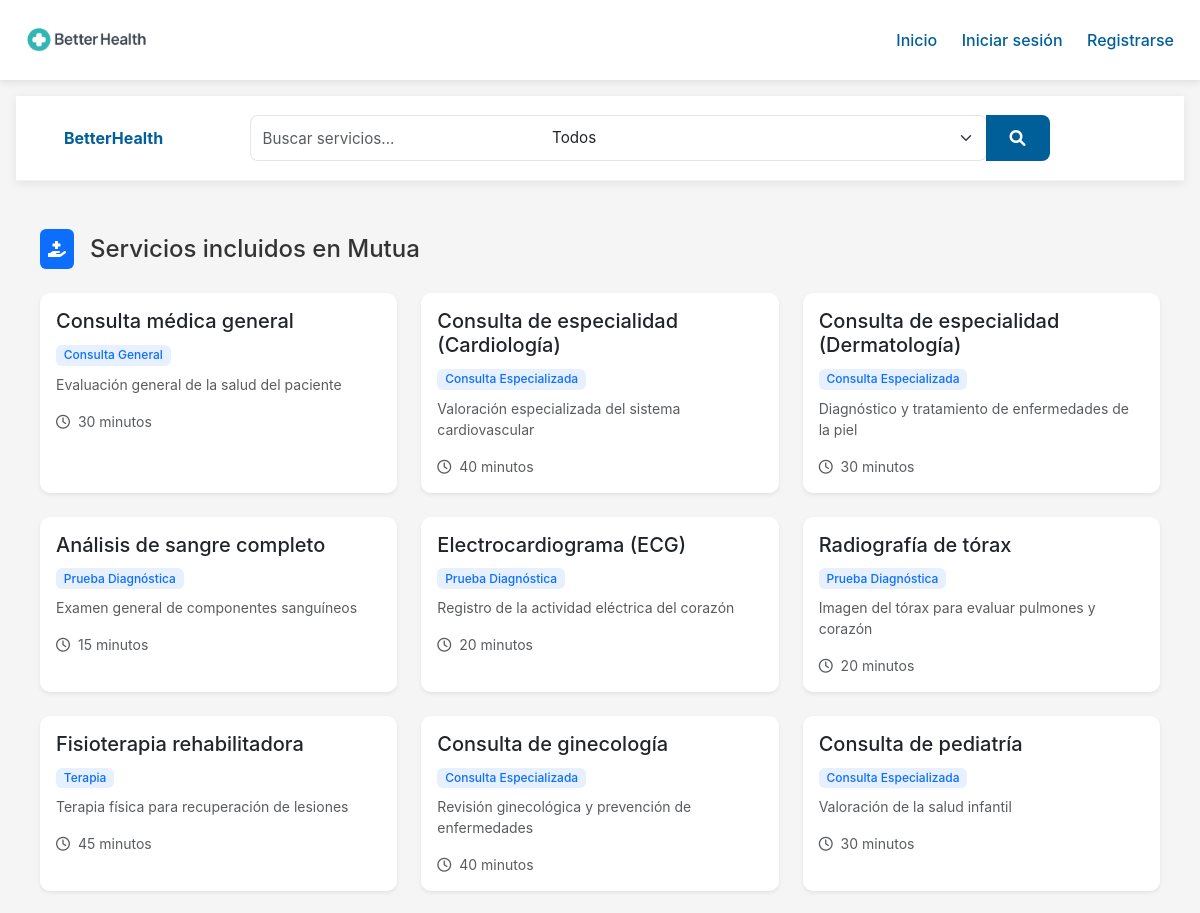
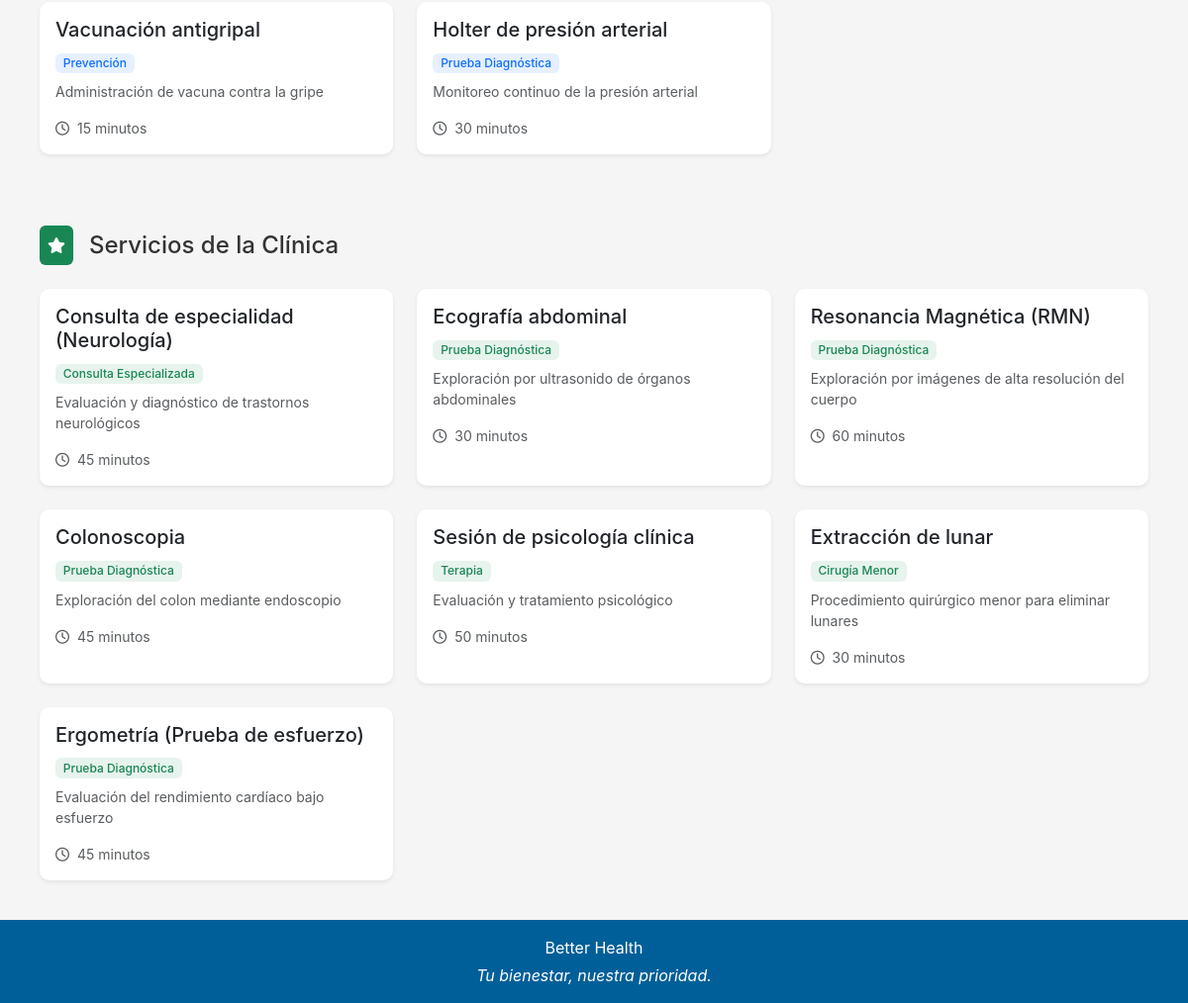
The page /all_services/ on the database its author committed (2 pictures, top to bottom).
### betterhealth/models.py (models this page shows, shortened)
class Service(models.Model):
    name = models.CharField(max_length=255, unique=True)
    description = models.TextField()
    service_type = models.CharField(max_length=100)
    price = models.DecimalField(max_digits=6, decimal_places=2)
    included_in_mutual = models.BooleanField()
    duration_minutes = models.IntegerField()
    requires_mutual_authorization = models.BooleanField()

### betterhealth/views.py (the view, shortened to what this page needs)
# urls.py: path('all_services/', views.all_services, name='all_services'),
def all_services(request):
    search_query = request.GET.get('servicio', '')
    service_type = request.GET.get('tipo_servicio', '')
    servicios_mutual = Service.objects.filter(included_in_mutual=True)
    servicios_clinic = Service.objects.filter(included_in_mutual=False)
    if service_type == 'mutual':
        servicios_clinic = Service.objects.none()
    elif service_type == 'private':
        servicios_mutual = Service.objects.none()
    return render(request, "patient/all_services.html", {
        "services_mutual": servicios_mutual,
        "services_clinic": servicios_clinic,
        "search_query": search_query,
        "selected_type": service_type,
    })

### betterhealth/templates/patient/all_services.html (shortened to what this page needs)
{% extends 'patient/base.html' %}
{% load static %}
{% block content %}
<nav class="services-navbar">
    <div class="container-fluid px-4">
        <div class="d-flex justify-content-between align-items-center">
            <a class="navbar-brand" href="#">
                <span class="fw-bold" style="color: var(--primary);">BetterHealth</span>
            </a>
            <form method="get" class="services-search-form flex-grow-1 mx-4">
                <div class="input-group mx-auto" style="max-width: 800px;">
                    <input type="text"
                           name="servicio"
                           class="form-control"
                           placeholder="Buscar servicios..."
                           value="{{ search_query }}"
                           aria-label="Buscar servicios">
                    <select name="tipo_servicio" class="form-select">
                        <option value="">Todos</option>
                    </select>
                    <button class="btn btn-search" type="submit">
                        <i class="fas fa-search"></i>
                    </button>
                </div>
            </form>
        </div>
    </div>
</nav>
<div class="container py-4">
    <section id="mutual" class="mb-5 pt-4">
        <div class="d-flex align-items-center mb-4">
            <div class="bg-primary p-2 rounded me-3">
                <i class="fas fa-hand-holding-medical text-white"></i>
            </div>
            <h2 class="h4 mb-0">Servicios incluidos en Mutua</h2>
        </div>
        {% if services_mutual %}
        <div class="row row-cols-1 row-cols-md-2 row-cols-lg-3 g-4">
            {% for servicio in services_mutual %}
            <div class="col">
                <div class="card h-100 border-0 shadow-sm">
                    <div class="card-body">
                        <h3 class="h5 card-title">{{ servicio.name }}</h3>
                        <span class="badge bg-primary bg-opacity-10 text-primary mb-2">
                            {{ servicio.service_type }}
                        </span>
                        <p class="card-text text-muted small">
                            {{ servicio.description|default:"Descripción no disponible" }}
                        </p>
                        <div class="small text-muted">
                            <i class="far fa-clock me-1"></i> {{ servicio.duration_minutes }} minutos
                        </div>
                    </div>
                </div>
            </div>
            {% endfor %}
        </div>
        {% else %}
        <div class="alert alert-info">
            No se encontraron servicios en esta categoría.
        </div>
        {% endif %}
    </section>
    <section id="clinic" class="pt-4">
        <div class="d-flex align-items-center mb-4">
            <div class="bg-success p-2 rounded me-3">
                <i class="fas fa-star text-white"></i>
            </div>
            <h2 class="h4 mb-0">Servicios de la Clínica</h2>
        </div>
        {% if services_clinic %}
        <div class="row row-cols-1 row-cols-md-2 row-cols-lg-3 g-4">
            {% for servicio in services_clinic %}
            <div class="col">
                <div class="card h-100 border-0 shadow-sm">
                    <div class="card-body">
                        <h3 class="h5 card-title">{{ servicio.name }}</h3>
                        <span class="badge bg-success bg-opacity-10 text-success mb-2">
                            {{ servicio.service_type }}
                        </span>
                        <p class="card-text text-muted small">
                            {{ servicio.description|default:"Descripción no disponible" }}
                        </p>
                        <div class="small text-muted">
                            <i class="far fa-clock me-1"></i> {{ servicio.duration_minutes }} minutos
                        </div>
                    </div>
                </div>
            </div>
            {% endfor %}
        </div>
        {% else %}
        <div class="alert alert-info">
            No se encontraron servicios en esta categoría.
        </div>
        {% endif %}
    </section>
</div>
{% endblock %}

### betterhealth/static/css/style.css (style rules this page uses)
:root { --primary: #005F99; --success: #4CAF50; --gray-light: #F5F5F5; --gray-dark: #333333; --error: #D32F2F; --white: #ffffff; --light-blue: #EBF5FF; --primary-dark: #2980b9; --primary-rgb: 52, 152, 219; }
body { margin: 0; font-family: 'Inter', 'Open Sans', 'Segoe UI', sans-serif; background: var(--gray-light); color: var(--gray-dark); min-height: 100vh; display: flex; flex-direction: column; }
.container { max-width: 1200px; margin: 0 auto; padding: 24px; }

### betterhealth/templates/patient/all_services.html (style rules this page uses)
.services-navbar { background-color: white; box-shadow: 0 2px 10px rgba(0, 0, 0, 0.08); border-bottom: 1px solid rgba(0, 0, 0, 0.05); width: 100%; max-width: 1200px; margin: 0 auto; padding: 1.2rem 1.5rem; }
.services-search-form .input-group { width: 100%; }
.services-search-form .form-control, .services-search-form .form-select { height: 46px; border: 1px solid rgba(0, 0, 0, 0.1); font-size: 0.95rem; }
.services-search-form .form-control { border-radius: 8px 0 0 8px !important; border-right: none; }
.services-search-form .form-select { border-radius: 0 8px 8px 0 !important; border-left: none; width: 180px; }
.btn-search { background-color: var(--primary); color: white; border: none; border-radius: 0 8px 8px 0 !important; padding: 0 1.5rem; transition: all 0.2s; }
.card { transition: all 0.3s ease; border-radius: 10px; }
.badge { font-weight: 500; padding: 0.35em 0.65em; }
section { scroll-margin-top: 100px; }

### rows shown on the page
Service: name "Consulta médica general", service_type "Consulta General", description "Evaluación general de la salud del paciente", duration_minutes "30"
Service: name "Consulta de especialidad (Cardiología)", service_type "Consulta Especializada", description "Valoración especializada del sistema cardiovascular", duration_minutes "40"
Service: name "Consulta de especialidad (Dermatología)", service_type "Consulta Especializada", description "Diagnóstico y tratamiento de enfermedades de la piel", duration_minutes "30"
Service: name "Análisis de sangre completo", service_type "Prueba Diagnóstica", description "Examen general de componentes sanguíneos", duration_minutes "15"
Service: name "Electrocardiograma (ECG)", service_type "Prueba Diagnóstica", description "Registro de la actividad eléctrica del corazón", duration_minutes "20"
Service: name "Radiografía de tórax", service_type "Prueba Diagnóstica", description "Imagen del tórax para evaluar pulmones y corazón", duration_minutes "20"
Service: name "Fisioterapia rehabilitadora", service_type "Terapia", description "Terapia física para recuperación de lesiones", duration_minutes "45"
Service: name "Consulta de ginecología", service_type "Consulta Especializada", description "Revisión ginecológica y prevención de enfermedades", duration_minutes "40"
Service: name "Consulta de pediatría", service_type "Consulta Especializada", description "Valoración de la salud infantil", duration_minutes "30"
Service: name "Vacunación antigripal", service_type "Prevención", description "Administración de vacuna contra la gripe", duration_minutes "15"
Service: name "Holter de presión arterial", service_type "Prueba Diagnóstica", description "Monitoreo continuo de la presión arterial", duration_minutes "30"
Service: name "Consulta de especialidad (Neurología)", service_type "Consulta Especializada", description "Evaluación y diagnóstico de trastornos neurológicos", duration_minutes "45"
Service: name "Ecografía abdominal", service_type "Prueba Diagnóstica", description "Exploración por ultrasonido de órganos abdominales", duration_minutes "30"
Service: name "Resonancia Magnética (RMN)", service_type "Prueba Diagnóstica", description "Exploración por imágenes de alta resolución del cuerpo", duration_minutes "60"
Service: name "Colonoscopia", service_type "Prueba Diagnóstica", description "Exploración del colon mediante endoscopio", duration_minutes "45"
Service: name "Sesión de psicología clínica", service_type "Terapia", description "Evaluación y tratamiento psicológico", duration_minutes "50"
Service: name "Extracción de lunar", service_type "Cirugía Menor", description "Procedimiento quirúrgico menor para eliminar lunares", duration_minutes "30"
Service: name "Ergometría (Prueba de esfuerzo)", service_type "Prueba Diagnóstica", description "Evaluación del rendimiento cardíaco bajo esfuerzo", duration_minutes "45"
